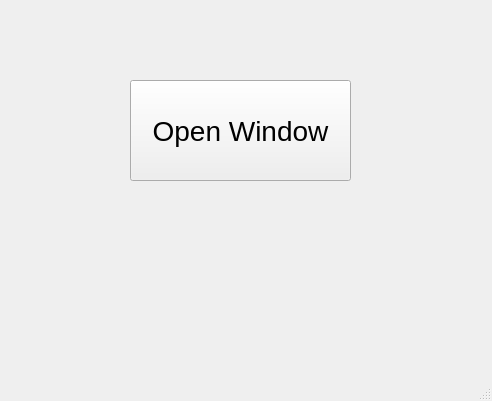
<?xml version="1.0" encoding="UTF-8"?>
<ui version="4.0">
 <class>MainWindow</class>
 <widget class="QMainWindow" name="MainWindow">
  <property name="geometry">
   <rect>
    <x>0</x>
    <y>0</y>
    <width>492</width>
    <height>401</height>
   </rect>
  </property>
  <property name="windowTitle">
   <string>MainWindow</string>
  </property>
  <widget class="QWidget" name="centralwidget">
   <widget class="QPushButton" name="pushButton">
    <property name="geometry">
     <rect>
      <x>130</x>
      <y>80</y>
      <width>221</width>
      <height>101</height>
     </rect>
    </property>
    <property name="font">
     <font>
      <pointsize>21</pointsize>
     </font>
    </property>
    <property name="text">
     <string>Open Window</string>
    </property>
    <property name="iconSize">
     <size>
      <width>16</width>
      <height>16</height>
     </size>
    </property>
   </widget>
  </widget>
  <widget class="QMenuBar" name="menubar">
   <property name="geometry">
    <rect>
     <x>0</x>
     <y>0</y>
     <width>492</width>
     <height>22</height>
    </rect>
   </property>
  </widget>
  <widget class="QStatusBar" name="statusbar"/>
 </widget>
 <resources/>
 <connections/>
</ui>
